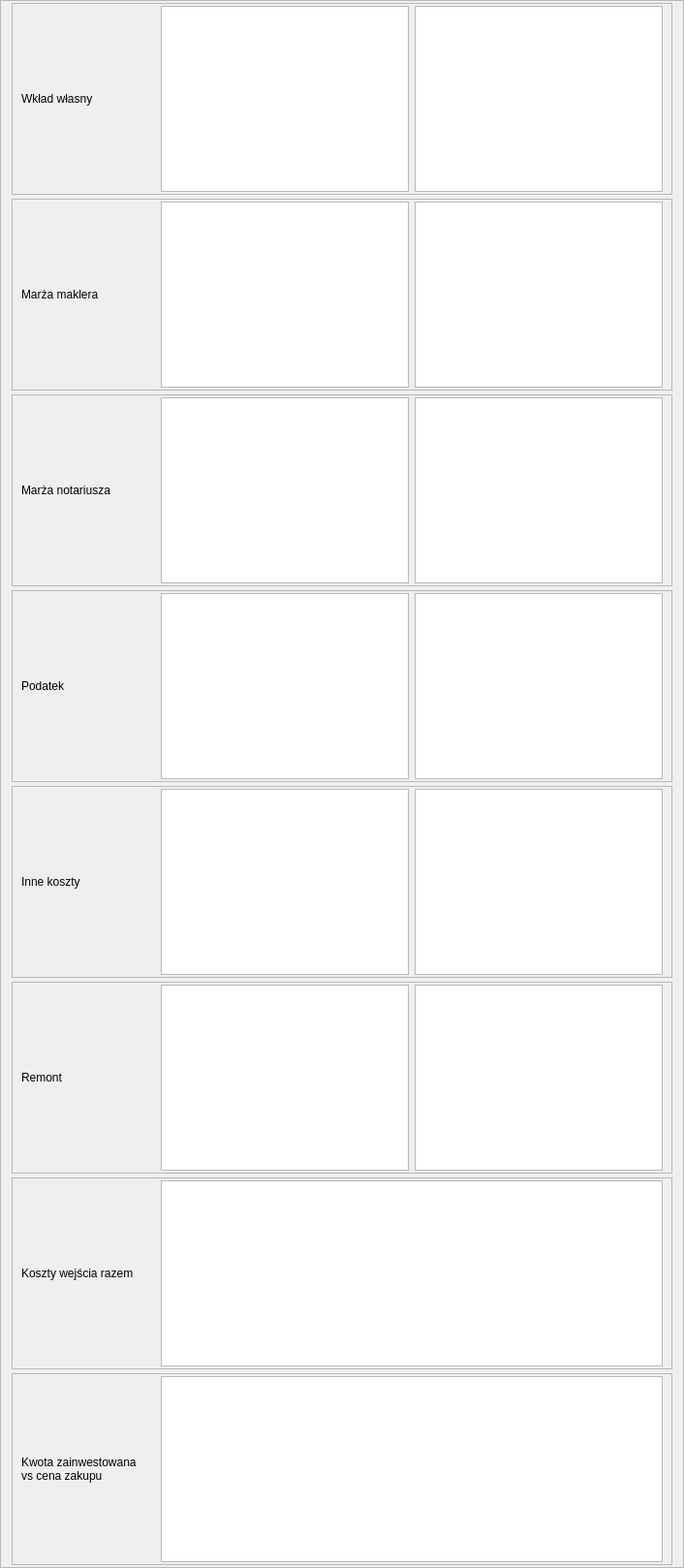
                         <widget class="QFrame" name="frame_own_contribution_data">
                          <property name="minimumSize">
                           <size>
                            <width>0</width>
                            <height>250</height>
                           </size>
                          </property>
                          <property name="styleSheet">
                           <string notr="true"/>
                          </property>
                          <property name="frameShape">
                           <enum>QFrame::StyledPanel</enum>
                          </property>
                          <property name="frameShadow">
                           <enum>QFrame::Raised</enum>
                          </property>
                          <layout class="QVBoxLayout" name="verticalLayout_9">
                           <property name="spacing">
                            <number>4</number>
                           </property>
                           <property name="topMargin">
                            <number>2</number>
                           </property>
                           <property name="bottomMargin">
                            <number>2</number>
                           </property>
                           <item>
                            <widget class="QFrame" name="frame_label_and_text_own_contribution">
                             <property name="frameShape">
                              <enum>QFrame::StyledPanel</enum>
                             </property>
                             <property name="frameShadow">
                              <enum>QFrame::Raised</enum>
                             </property>
                             <layout class="QHBoxLayout" name="horizontalLayout_5">
                              <property name="topMargin">
                               <number>2</number>
                              </property>
                              <property name="bottomMargin">
                               <number>2</number>
                              </property>
                              <item>
                               <widget class="QLabel" name="label">
                                <property name="minimumSize">
                                 <size>
                                  <width>138</width>
                                  <height>0</height>
                                 </size>
                                </property>
                                <property name="text">
                                 <string>Wkład własny</string>
                                </property>
                               </widget>
                              </item>
                              <item>
                               <widget class="QTextEdit" name="text_own_contribution"/>
                              </item>
                              <item>
                               <widget class="QTextEdit" name="text_own_contribution_percent">
                                <property name="minimumSize">
                                 <size>
                                  <width>50</width>
                                  <height>0</height>
                                 </size>
                                </property>
                               </widget>
                              </item>
                             </layout>
                            </widget>
                           </item>
                           <item>
                            <widget class="QFrame" name="frame_label_and_text_broker_margin">
                             <property name="frameShape">
                              <enum>QFrame::StyledPanel</enum>
                             </property>
                             <property name="frameShadow">
                              <enum>QFrame::Raised</enum>
                             </property>
                             <layout class="QHBoxLayout" name="horizontalLayout_7">
                              <property name="topMargin">
                               <number>2</number>
                              </property>
                              <property name="bottomMargin">
                               <number>2</number>
                              </property>
                              <item>
                               <widget class="QLabel" name="label_2">
                                <property name="minimumSize">
                                 <size>
                                  <width>138</width>
                                  <height>0</height>
                                 </size>
                                </property>
                                <property name="text">
                                 <string>Marża maklera </string>
                                </property>
                               </widget>
                              </item>
                              <item>
                               <widget class="QTextEdit" name="text_broker_margin"/>
                              </item>
                              <item>
                               <widget class="QTextEdit" name="text_broker_margin_percent">
                                <property name="minimumSize">
                                 <size>
                                  <width>50</width>
                                  <height>0</height>
                                 </size>
                                </property>
                               </widget>
                              </item>
                             </layout>
                            </widget>
                           </item>
                           <item>
                            <widget class="QFrame" name="frame_label_and_text_notary_margin">
                             <property name="frameShape">
                              <enum>QFrame::StyledPanel</enum>
                             </property>
                             <property name="frameShadow">
                              <enum>QFrame::Raised</enum>
                             </property>
                             <layout class="QHBoxLayout" name="horizontalLayout_8">
                              <property name="topMargin">
                               <number>2</number>
                              </property>
                              <property name="bottomMargin">
                               <number>2</number>
                              </property>
                              <item>
                               <widget class="QLabel" name="label_3">
                                <property name="minimumSize">
                                 <size>
                                  <width>138</width>
                                  <height>0</height>
                                 </size>
                                </property>
                                <property name="text">
                                 <string>Marża notariusza</string>
                                </property>
                               </widget>
                              </item>
                              <item>
                               <widget class="QTextEdit" name="text_notary_margin"/>
                              </item>
                              <item>
                               <widget class="QTextEdit" name="text_notary_margin_percent">
                                <property name="minimumSize">
                                 <size>
                                  <width>50</width>
                                  <height>0</height>
                                 </size>
                                </property>
                               </widget>
                              </item>
                             </layout>
                            </widget>
                           </item>
                           <item>
                            <widget class="QFrame" name="frame_label_and_text_tax">
                             <property name="frameShape">
                              <enum>QFrame::StyledPanel</enum>
                             </property>
                             <property name="frameShadow">
                              <enum>QFrame::Raised</enum>
                             </property>
                             <layout class="QHBoxLayout" name="horizontalLayout_9">
                              <property name="topMargin">
                               <number>2</number>
                              </property>
                              <property name="bottomMargin">
                               <number>2</number>
                              </property>
                              <item>
                               <widget class="QLabel" name="label_4">
                                <property name="minimumSize">
                                 <size>
                                  <width>138</width>
                                  <height>0</height>
                                 </size>
                                </property>
                                <property name="text">
                                 <string>Podatek</string>
                                </property>
                               </widget>
                              </item>
                              <item>
                               <widget class="QTextEdit" name="text_tax"/>
                              </item>
                              <item>
                               <widget class="QTextEdit" name="text_tax_percent">
                                <property name="minimumSize">
                                 <size>
                                  <width>50</width>
                                  <height>0</height>
                                 </size>
                                </property>
                               </widget>
                              </item>
                             </layout>
                            </widget>
                           </item>
                           <item>
                            <widget class="QFrame" name="frame_label_and_text_other_costs">
                             <property name="frameShape">
                              <enum>QFrame::StyledPanel</enum>
                             </property>
                             <property name="frameShadow">
                              <enum>QFrame::Raised</enum>
                             </property>
                             <layout class="QHBoxLayout" name="horizontalLayout_10">
                              <property name="topMargin">
                               <number>2</number>
                              </property>
                              <property name="bottomMargin">
                               <number>2</number>
                              </property>
                              <item>
                               <widget class="QLabel" name="label_5">
                                <property name="minimumSize">
                                 <size>
                                  <width>138</width>
                                  <height>0</height>
                                 </size>
                                </property>
                                <property name="text">
                                 <string>Inne koszty</string>
                                </property>
                               </widget>
                              </item>
                              <item>
                               <widget class="QTextEdit" name="text_other_costs"/>
                              </item>
                              <item>
                               <widget class="QTextEdit" name="text_other_costs_percent">
                                <property name="minimumSize">
                                 <size>
                                  <width>50</width>
                                  <height>0</height>
                                 </size>
                                </property>
                               </widget>
                              </item>
                             </layout>
                            </widget>
                           </item>
                           <item>
                            <widget class="QFrame" name="frame_label_and_text_renovation">
                             <property name="frameShape">
                              <enum>QFrame::StyledPanel</enum>
                             </property>
                             <property name="frameShadow">
                              <enum>QFrame::Raised</enum>
                             </property>
                             <layout class="QHBoxLayout" name="horizontalLayout_11">
                              <property name="topMargin">
                               <number>2</number>
                              </property>
                              <property name="bottomMargin">
                               <number>2</number>
                              </property>
                              <item>
                               <widget class="QLabel" name="label_6">
                                <property name="minimumSize">
                                 <size>
                                  <width>138</width>
                                  <height>0</height>
                                 </size>
                                </property>
                                <property name="text">
                                 <string>Remont</string>
                                </property>
                               </widget>
                              </item>
                              <item>
                               <widget class="QTextEdit" name="text_renovation"/>
                              </item>
                              <item>
                               <widget class="QTextEdit" name="text_renovation_percent">
                                <property name="minimumSize">
                                 <size>
                                  <width>50</width>
                                  <height>0</height>
                                 </size>
                                </property>
                               </widget>
                              </item>
                             </layout>
                            </widget>
                           </item>
                           <item>
                            <widget class="QFrame" name="frame_label_and_text_entry_cost">
                             <property name="frameShape">
                              <enum>QFrame::StyledPanel</enum>
                             </property>
                             <property name="frameShadow">
                              <enum>QFrame::Raised</enum>
                             </property>
                             <layout class="QHBoxLayout" name="horizontalLayout_12">
                              <property name="topMargin">
                               <number>2</number>
                              </property>
                              <property name="bottomMargin">
                               <number>2</number>
                              </property>
                              <item>
                               <widget class="QLabel" name="label_7">
                                <property name="minimumSize">
                                 <size>
                                  <width>138</width>
                                  <height>0</height>
                                 </size>
                                </property>
                                <property name="text">
                                 <string>Koszty wejścia razem</string>
                                </property>
                               </widget>
                              </item>
                              <item>
                               <widget class="QTextEdit" name="text_entry_cost">
                                <property name="minimumSize">
                                 <size>
                                  <width>220</width>
                                  <height>0</height>
                                 </size>
                                </property>
                               </widget>
                              </item>
                             </layout>
                            </widget>
                           </item>
                           <item>
                            <widget class="QFrame" name="frame_label_and_text_invested_vs_purchase">
                             <property name="frameShape">
                              <enum>QFrame::StyledPanel</enum>
                             </property>
                             <property name="frameShadow">
                              <enum>QFrame::Raised</enum>
                             </property>
                             <layout class="QHBoxLayout" name="horizontalLayout_13" stretch="0,0">
                              <property name="topMargin">
                               <number>2</number>
                              </property>
                              <property name="bottomMargin">
                               <number>2</number>
                              </property>
                              <item>
                               <widget class="QLabel" name="label_8">
                                <property name="minimumSize">
                                 <size>
                                  <width>138</width>
                                  <height>0</height>
                                 </size>
                                </property>
                                <property name="text">
                                 <string>Kwota zainwestowana
vs cena zakupu</string>
                                </property>
                               </widget>
                              </item>
                              <item>
                               <widget class="QTextEdit" name="text_invested_vs_purchase">
                                <property name="minimumSize">
                                 <size>
                                  <width>210</width>
                                  <height>0</height>
                                 </size>
                                </property>
                               </widget>
                              </item>
                             </layout>
                            </widget>
                           </item>
                          </layout>
                         </widget>
